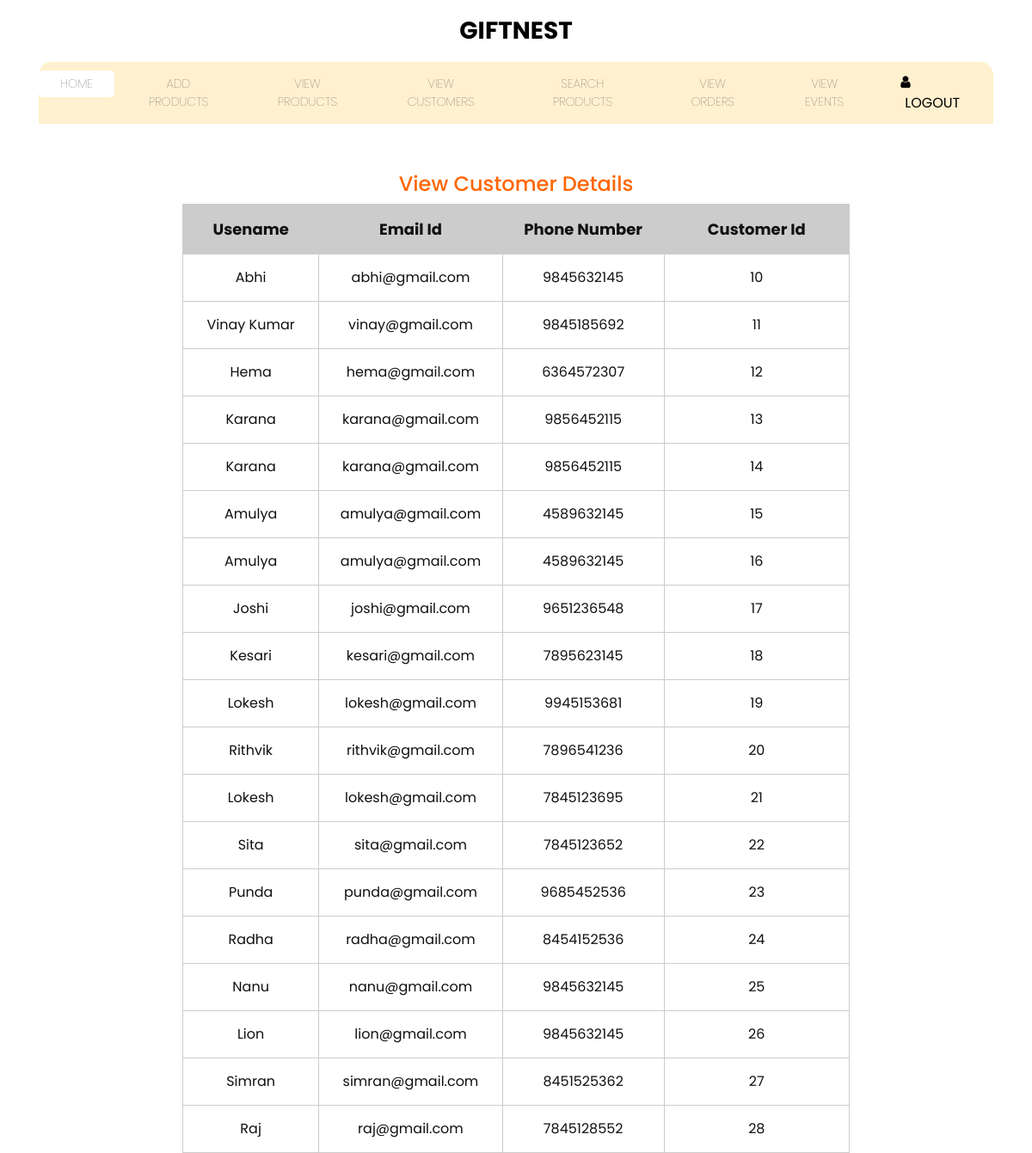
The page /admincustomerdetails.php on the database its author committed.
### tables this page shows
CREATE TABLE `customer` (
  `Username` varchar(50) DEFAULT NULL,
  `Email Id` varchar(50) DEFAULT NULL,
  `Phone Number` varchar(50) DEFAULT NULL,
  `Password` varchar(50) DEFAULT NULL,
  `Customer Id` int(11) NOT NULL
);

### admincustomerdetails.php (the view, shortened to what this page needs)
<?php include("admintab.php");?>
<?php include("db.php");?>
<!DOCTYPE html PUBLIC "-//W3C//DTD XHTML 1.0 Transitional//EN" "http://www.w3.org/TR/xhtml1/DTD/xhtml1-transitional.dtd">
<html xmlns="http://www.w3.org/1999/xhtml">
<head>
</head>
<body>
<body>
<h1 align="center" class="style5 style2">&nbsp;</h1>
<h1 align="center" class="style5 style2 style4">View Customer Details</h1>
<table width="776" border="1" align="center" cellpadding="15" cellspacing="5" bordercolor="#CCCCCC" bgcolor="#CCCCCC">
  <tr>
    <td width="144" bgcolor="#CCCCCC"><div align="center" class="style3 style7"><strong>Usename </strong></div></td>
    <td width="110" bgcolor="#CCCCCC"><div align="center" class="style3 style7"><strong>Email Id</strong></div></td>
    <td width="171" bgcolor="#CCCCCC"><div align="center" class="style3 style7"><strong>Phone Number</strong></div></td>
    <td width="196" bgcolor="#CCCCCC"><div align="center" class="style3 style7"><strong>Customer Id</strong></div></td>
  </tr>
  <?php
$sql = "SELECT * FROM customer";
$retval = mysqli_query($conn,$sql);
if(mysqli_num_rows($retval)>0){
while($row = mysqli_fetch_assoc($retval)){
?>
  <tr>
    <td bgcolor="#FFFFFF"><div align="center"><?php echo $row["Username"]?> </div></td>
    <td bgcolor="#FFFFFF"><div align="center"><?php echo $row["Email Id"]?></div></td>
	<td bgcolor="#FFFFFF"><div align="center"><?php echo $row["Phone Number"]?> </div></td>
    <td width="196" bgcolor="#FFFFFF"><div align="center"><?php echo $row["Customer Id"]?></div></td>
  </tr>
  <?php
}
}
?>
</table>
</body>
</html>

### css/style.css (style rules this page uses)
body { font-family: "poppins", sans-serif; color: #101010; background-color: #ffffff; }

### admincustomerdetails.php (style rules this page uses)
.style3 { font-size: 18px }
.style4 { font-size: 24px }

### rows shown on the page
customer: Username "Abhi", Email Id "abhi@gmail.com", Phone Number "9845632145", Customer Id "10"
customer: Username "Vinay Kumar", Email Id "vinay@gmail.com", Phone Number "9845185692", Customer Id "11"
customer: Username "Hema", Email Id "hema@gmail.com", Phone Number "6364572307", Customer Id "12"
customer: Username "Karana", Email Id "karana@gmail.com", Phone Number "9856452115", Customer Id "13"
customer: Username "Karana", Email Id "karana@gmail.com", Phone Number "9856452115", Customer Id "14"
customer: Username "Amulya", Email Id "amulya@gmail.com", Phone Number "4589632145", Customer Id "15"
customer: Username "Amulya", Email Id "amulya@gmail.com", Phone Number "4589632145", Customer Id "16"
customer: Username "Joshi", Email Id "joshi@gmail.com", Phone Number "9651236548", Customer Id "17"
customer: Username "Kesari", Email Id "kesari@gmail.com", Phone Number "7895623145", Customer Id "18"
customer: Username "Lokesh", Email Id "lokesh@gmail.com", Phone Number "9945153681", Customer Id "19"
customer: Username "Rithvik", Email Id "rithvik@gmail.com", Phone Number "7896541236", Customer Id "20"
customer: Username "Lokesh", Email Id "lokesh@gmail.com", Phone Number "7845123695", Customer Id "21"
customer: Username "Sita", Email Id "sita@gmail.com", Phone Number "7845123652", Customer Id "22"
customer: Username "Punda", Email Id "punda@gmail.com", Phone Number "9685452536", Customer Id "23"
customer: Username "Radha", Email Id "radha@gmail.com", Phone Number "8454152536", Customer Id "24"
customer: Username "Nanu", Email Id "nanu@gmail.com", Phone Number "9845632145", Customer Id "25"
customer: Username "Lion", Email Id "lion@gmail.com", Phone Number "9845632145", Customer Id "26"
customer: Username "Simran", Email Id "simran@gmail.com", Phone Number "8451525362", Customer Id "27"
customer: Username "Raj", Email Id "raj@gmail.com", Phone Number "7845128552", Customer Id "28"
